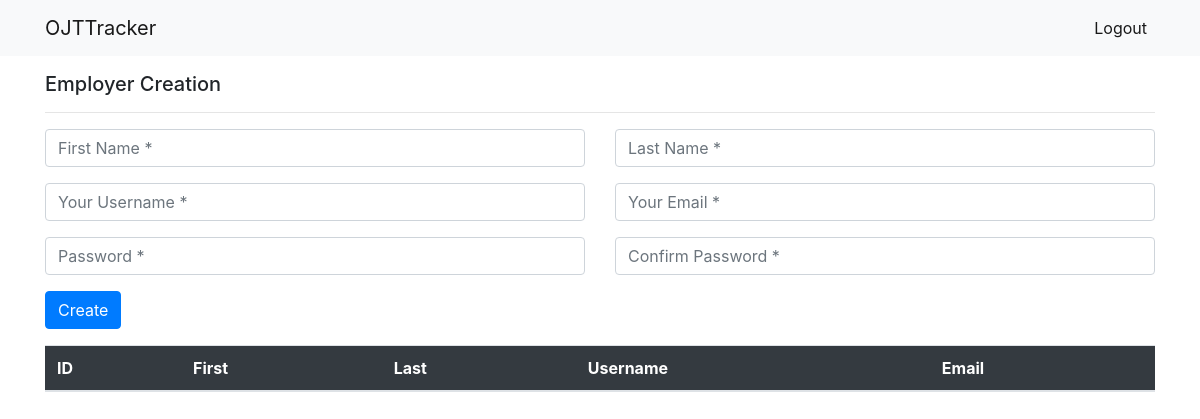
/admin-home/ (signed in), run on an earlier commit of the app's database.
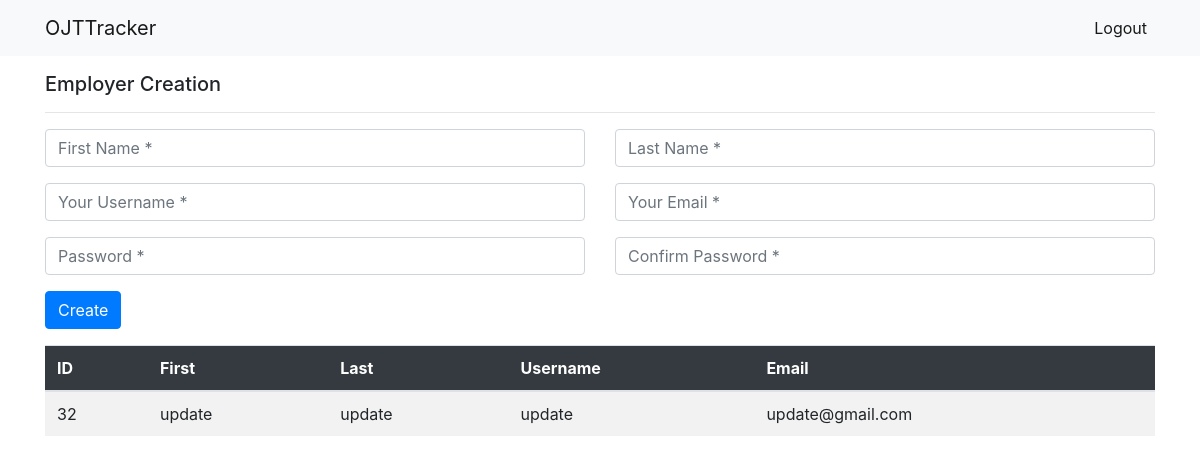
And on a later commit of the database.
### accounts/models.py (models this page shows)
class CustomUser(AbstractUser):
    is_student = models.BooleanField(default=False)
    previous_day = models.DateField(null=True, blank=True)
    day_login = models.DateField(null=True, blank=True)
    is_switch = models.BooleanField(default=False)
    is_send = models.BooleanField(default=False)
    school_name = models.CharField(max_length=150, default='New Era')
    section_code = models.CharField(max_length=150, default='None')
    is_employee = models.BooleanField(default=False)
    is_teacher = models.BooleanField(default=False)
    teacher_students = models.ManyToManyField("self", blank=True)
    employee_students = models.ManyToManyField("self", blank=True)
    my_teacher = models.ForeignKey("self", blank=True, null=True, on_delete=models.CASCADE, related_name="student_teacher")
    my_employee = models.ForeignKey("self", blank=True, null=True, on_delete=models.CASCADE, related_name="student_employee")
    pending_employee = models.BooleanField(default=False)
    is_male = models.BooleanField(default=False)
    phone = models.CharField(max_length=20, null=True, blank=True)
    question = models.CharField(max_length=50, null=True, blank=True)
    answer = models.CharField(max_length=250, null=True, blank=True)
    is_student_approve = models.BooleanField(default=False)
    employer_student = models.ManyToManyField("self", blank=True)
    pending_teacher = models.BooleanField(default=False)
    accept_teacher = models.BooleanField(default=False)
    is_confirm_employer = models.BooleanField(default=False)

### blog/views.py (the view, shortened to what this page needs)
# urls.py: path('admin-home/', views.admin_home, name='admin_home'),
@login_required(login_url='/admin-panel')
def admin_home(request):
    if request.method == 'GET':
        employees = CustomUser.objects.all()
        context = {
            'employees': employees
        }
        return render(request, 'blog/admin.html', context)

### blog/templates/blog/admin.html (shortened to what this page needs)
{% extends 'blog/user_base.html' %}
{% block css %}
  <link rel="stylesheet" href="https://cdn.datatables.net/1.10.21/css/dataTables.bootstrap4.min.css">
{% endblock css %}
{% block content %}
    <nav class="navbar navbar-expand-lg navbar-light bg-light">
        <div class="container">
            <a class="navbar-brand" href="{% url 'admin_panel' %}">OJTTracker</a>
            <div class="collapse navbar-collapse" id="navbarNavAltMarkup">
                <div class="navbar-nav">
                    <a class="nav-link active" aria-current="page" href="/admin-logout">Logout</a>
                </div>
            </div>
        </div>
    </nav>
    <div class="container mt-3">
        <h5>Employer Creation</h5>
        <hr></hr>
        <form action="{% url 'admin_home' %}" method="POST">
            <div class="row">
                <div class="col">
                    <div class="form-group">
                        <input name="first_name" type="text" class="form-control" placeholder="First Name *" value="" required/>
                    </div>
                </div>
                <div class="col">
                    <div class="form-group">
                        <input name="last_name" type="text" class="form-control" placeholder="Last Name *" value="" required/>
                    </div>
                </div>
            </div>
            <div class="row">
                <div class="col">
                    <div class="form-group">
                        <input name="username" type="text" class="form-control" placeholder="Your Username *" value="" />
                    </div>
                </div>
                <div class="col">
                    <div class="form-group">
                        <input name="email" type="email" class="form-control" placeholder="Your Email *" value="" />
                    </div>
                </div>
            </div>
            <div class="row">
                <div class="col">
                    <div class="form-group">
                        <input name="password1" type="password" class="form-control" placeholder="Password *" value="" required/>
                    </div>
                </div>
                <div class="col">
                    <div class="form-group">
                        <input name="password2" type="password" class="form-control"  placeholder="Confirm Password *" value="" required/>
                    </div>
                </div>
            </div>
            <input type="submit" class="btn btn-primary"  value="Create"/>
        </form>
        <table id="admin" class="table table-striped dt-responsive">
            <thead class="bg-dark text-white">
                <tr>
                  <th scope="col">ID</th>
                  <th scope="col">First</th>
                  <th scope="col">Last</th>
                  <th scope="col">Username</th>
                  <th scope="col">Email</th>
                </tr>
              </thead>
              <tbody>
                {% for employee in employees %}
                    {% if employee.is_employee %}
                        {% if employee.is_confirm_employer %}
                            <tr>
                                <td>{{ employee.id }}</td>
                                <td>{{ employee.first_name }}</td>
                                <td>{{ employee.last_name }}</td>
                                <td>{{ employee.username }}</td>
                                <td>{{ employee.email }}</td>
                            </tr>
                        {% endif %}
                    {% endif %}
                {% endfor %}
              </tbody>
        </table>
    </div>
{% endblock content %}

What changed in the data, as far as the page shows it:
added CustomUser: id "32", first_name "update", last_name "update", username "update", email "update@gmail.com"
